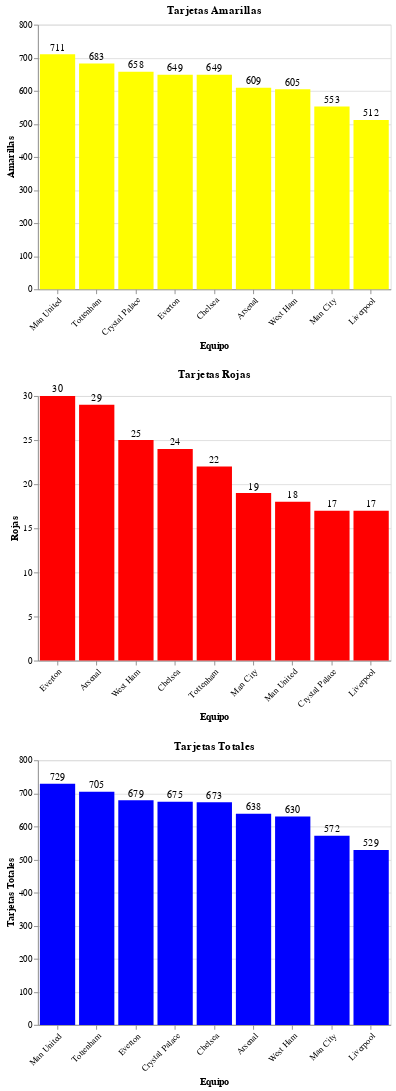

The code cell stored with this chart in its notebook:
### Code cell
# Chart de TARJETAS AMARILLAS
chart_amarillas = (
    alt.Chart(df_cards_totales.sort_values("Amarillas", ascending=False))
    .mark_bar(color='yellow')
    .encode(
        x=alt.X("Equipo:N", sort=None, axis=alt.Axis(labelAngle=-45)),
        y=alt.Y("Amarillas:Q"),
        tooltip=["Equipo:N", "Amarillas:Q"],
    )
    .properties(width=400, height=300, title="Tarjetas Amarillas")
)

# Agregamos las etiquetas de los valores encima de cada barra:
text_amarillas = chart_amarillas.mark_text(
    align="center",
    baseline="bottom",
    dy=-2  # desplazamiento vertical para colocar la etiqueta sobre la barra
).encode(text="Amarillas:Q")

chart_amarillas_final = chart_amarillas + text_amarillas


# Chart de TARJETAS ROJAS

chart_rojas = (
    alt.Chart(df_cards_totales.sort_values('Rojas', ascending=False))
    .mark_bar(color="red")
    .encode(
        x=alt.X("Equipo:N", sort=None, axis=alt.Axis(labelAngle=-45)),
        y=alt.Y("Rojas:Q"),
        tooltip=["Equipo:N", "Rojas:Q"],
    )
    .properties(width=400, height=300, title="Tarjetas Rojas")
)

text_rojas = chart_rojas.mark_text(
    align="center",
    baseline="bottom",
    dy=-2
).encode(text="Rojas:Q")

chart_rojas_final = chart_rojas + text_rojas


# Chart de TARJETAS TOTALES (Amarillas + Rojas)

chart_total = (
    alt.Chart(df_cards_totales.sort_values("Total_Cards", ascending=False))
    .mark_bar(color="blue")
    .encode(
        x=alt.X("Equipo:N", sort=None, axis=alt.Axis(labelAngle=-45)),
        y=alt.Y("Total_Cards:Q", title="Tarjetas Totales"),
        tooltip=["Equipo:N", "Total_Cards:Q"],
    )
    .properties(width=400, height=300, title="Tarjetas Totales")
)

text_total = chart_total.mark_text(
    align="center",
    baseline="bottom",
    dy=-2
).encode(text="Total_Cards:Q")

chart_total_final = chart_total + text_total


# Unimos los 3 charts de forma vertical

final_chart = alt.vconcat(
    chart_amarillas_final,
    chart_rojas_final,
    chart_total_final
).resolve_axis(
    x='shared'
)

final_chart

### Figure 1 — Vega-Lite specification as saved in the notebook (floating-point values rounded to 4 significant figures)
{"config": {"view": {"continuousWidth": 300, "continuousHeight": 300}}, "vconcat": [{"layer": [{"mark": {"type": "bar", "color": "yellow"}, "encoding": {"tooltip": [{"field": "Equipo", "type": "nominal"}, {"field": "Amarillas", "type": "quantitative"}], "x": {"axis": {"labelAngle": -45}, "field": "Equipo", "sort": null, "type": "nominal"}, "y": {"field": "Amarillas", "type": "quantitative"}}, "title": "Tarjetas Amarillas"}, {"mark": {"type": "text", "align": "center", "baseline": "bottom", "dy": -2}, "encoding": {"text": {"field": "Amarillas", "type": "quantitative"}, "tooltip": [{"field": "Equipo", "type": "nominal"}, {"field": "Amarillas", "type": "quantitative"}], "x": {"axis": {"labelAngle": -45}, "field": "Equipo", "sort": null, "type": "nominal"}, "y": {"field": "Amarillas", "type": "quantitative"}}, "title": "Tarjetas Amarillas"}], "data": {"name": "data-cdde61c0e467c9d2ceed4beb36f052f0"}, "height": 300, "width": 400}, {"layer": [{"mark": {"type": "bar", "color": "red"}, "encoding": {"tooltip": [{"field": "Equipo", "type": "nominal"}, {"field": "Rojas", "type": "quantitative"}], "x": {"axis": {"labelAngle": -45}, "field": "Equipo", "sort": null, "type": "nominal"}, "y": {"field": "Rojas", "type": "quantitative"}}, "title": "Tarjetas Rojas"}, {"mark": {"type": "text", "align": "center", "baseline": "bottom", "dy": -2}, "encoding": {"text": {"field": "Rojas", "type": "quantitative"}, "tooltip": [{"field": "Equipo", "type": "nominal"}, {"field": "Rojas", "type": "quantitative"}], "x": {"axis": {"labelAngle": -45}, "field": "Equipo", "sort": null, "type": "nominal"}, "y": {"field": "Rojas", "type": "quantitative"}}, "title": "Tarjetas Rojas"}], "data": {"name": "data-daaf901f5221533d07e73ec2f23c561e"}, "height": 300, "width": 400}, {"layer": [{"mark": {"type": "bar", "color": "blue"}, "encoding": {"tooltip": [{"field": "Equipo", "type": "nominal"}, {"field": "Total_Cards", "type": "quantitative"}], "x": {"axis": {"labelAngle": -45}, "field": "Equipo", "sort": null, "type": "nominal"}, "y": {"field": "Total_Cards", "title": "Tarjetas Totales", "type": "quantitative"}}, "title": "Tarjetas Totales"}, {"mark": {"type": "text", "align": "center", "baseline": "bottom", "dy": -2}, "encoding": {"text": {"field": "Total_Cards", "type": "quantitative"}, "tooltip": [{"field": "Equipo", "type": "nominal"}, {"field": "Total_Cards", "type": "quantitative"}], "x": {"axis": {"labelAngle": -45}, "field": "Equipo", "sort": null, "type": "nominal"}, "y": {"field": "Total_Cards", "title": "Tarjetas Totales", "type": "quantitative"}}, "title": "Tarjetas Totales"}], "data": {"name": "data-4465cf43870d92b5a2d7d16f34586c94"}, "height": 300, "width": 400}], "resolve": {"axis": {"x": "shared"}}, "$schema": "https://vega.github.io/schema/vega-lite/v5.20.1.json", "datasets": {"data-cdde61c0e467c9d2ceed4beb36f052f0": [{"Equipo": "Man United", "Amarillas": 711, "Rojas": 18, "Total_Cards": 729}, {"Equipo": "Tottenham", "Amarillas": 683, "Rojas": 22, "Total_Cards": 705}, {"Equipo": "Crystal Palace", "Amarillas": 658, "Rojas": 17, "Total_Cards": 675}, {"Equipo": "Everton", "Amarillas": 649, "Rojas": 30, "Total_Cards": 679}, {"Equipo": "Chelsea", "Amarillas": 649, "Rojas": 24, "Total_Cards": 673}, {"Equipo": "Arsenal", "Amarillas": 609, "Rojas": 29, "Total_Cards": 638}, {"Equipo": "West Ham", "Amarillas": 605, "Rojas": 25, "Total_Cards": 630}, {"Equipo": "Man City", "Amarillas": 553, "Rojas": 19, "Total_Cards": 572}, {"Equipo": "Liverpool", "Amarillas": 512, "Rojas": 17, "Total_Cards": 529}], "data-daaf901f5221533d07e73ec2f23c561e": [{"Equipo": "Everton", "Amarillas": 649, "Rojas": 30, "Total_Cards": 679}, {"Equipo": "Arsenal", "Amarillas": 609, "Rojas": 29, "Total_Cards": 638}, {"Equipo": "West Ham", "Amarillas": 605, "Rojas": 25, "Total_Cards": 630}, {"Equipo": "Chelsea", "Amarillas": 649, "Rojas": 24, "Total_Cards": 673}, {"Equipo": "Tottenham", "Amarillas": 683, "Rojas": 22, "Total_Cards": 705}, {"Equipo": "Man City", "Amarillas": 553, "Rojas": 19, "Total_Cards": 572}, {"Equipo": "Man United", "Amarillas": 711, "Rojas": 18, "Total_Cards": 729}, {"Equipo": "Crystal Palace", "Amarillas": 658, "Rojas": 17, "Total_Cards": 675}, {"Equipo": "Liverpool", "Amarillas": 512, "Rojas": 17, "Total_Cards": 529}], "data-4465cf43870d92b5a2d7d16f34586c94": [{"Equipo": "Man United", "Amarillas": 711, "Rojas": 18, "Total_Cards": 729}, {"Equipo": "Tottenham", "Amarillas": 683, "Rojas": 22, "Total_Cards": 705}, {"Equipo": "Everton", "Amarillas": 649, "Rojas": 30, "Total_Cards": 679}, {"Equipo": "Crystal Palace", "Amarillas": 658, "Rojas": 17, "Total_Cards": 675}, {"Equipo": "Chelsea", "Amarillas": 649, "Rojas": 24, "Total_Cards": 673}, {"Equipo": "Arsenal", "Amarillas": 609, "Rojas": 29, "Total_Cards": 638}, {"Equipo": "West Ham", "Amarillas": 605, "Rojas": 25, "Total_Cards": 630}, {"Equipo": "Man City", "Amarillas": 553, "Rojas": 19, "Total_Cards": 572}, {"Equipo": "Liverpool", "Amarillas": 512, "Rojas": 17, "Total_Cards": 529}]}}
